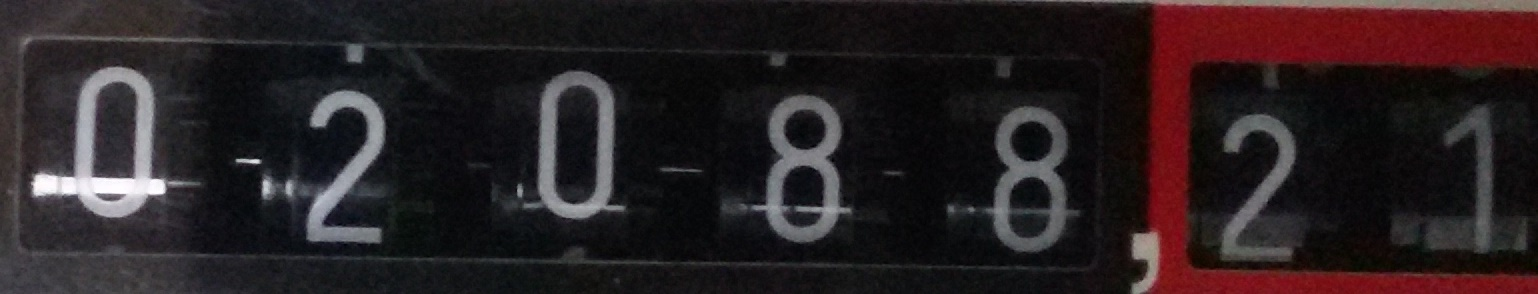
//> input picture image.jpg, 1538 x 294 px
$ ./CannyStill1   (built with g++ and OpenCV 4)
//> lines starting //> are read from the running program, lines starting //| are printed output that depends on the picture; after the words box and inside, x2 and y2 are one past the last pixel; in counts of white or black regions, pixels touching at a corner belong together
#include<opencv2/core/core.hpp>
#include<opencv2/highgui/highgui.hpp>
#include<opencv2/imgproc/imgproc.hpp>

#include<iostream>
#include<conio.h>


int main() {

	cv::Mat imgOriginal;        // input image
	cv::Mat imgGrayscale;       // grayscale of input image
	cv::Mat imgBlurred;         // intermediate blured image
	cv::Mat imgCanny;           // Canny edge image

	imgOriginal = cv::imread("image.jpg");          // open image
//> imgOriginal is the input picture: 294 rows x 1538 cols, CV_8UC3; mean B, G, R 34.3, 32.1, 41.1

	if (imgOriginal.empty()) {
		std::cout << "error: image not read from file\n\n";
		_getch();
		return(0);
	}

	cv::cvtColor(imgOriginal, imgGrayscale, CV_BGR2GRAY);       // convert to grayscale
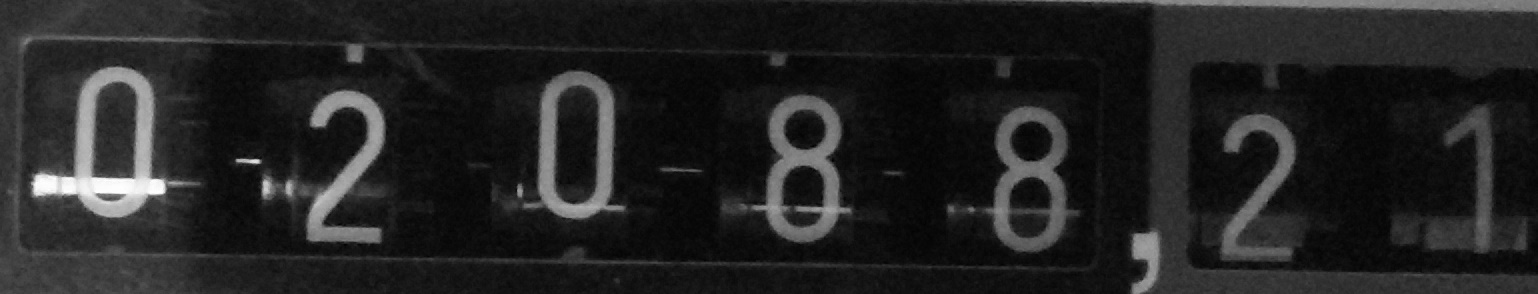
//> imgGrayscale: 294 rows x 1538 cols, CV_8UC1; min 0, max 255, mean 35

	cv::GaussianBlur(imgGrayscale,          // input image
		imgBlurred,                         // output image
		cv::Size(5, 5),
		1.5);

	cv::Canny(imgBlurred,           // input image
		imgCanny,                   // output image
		100,                        // low threshold
		200);                       // high threshold
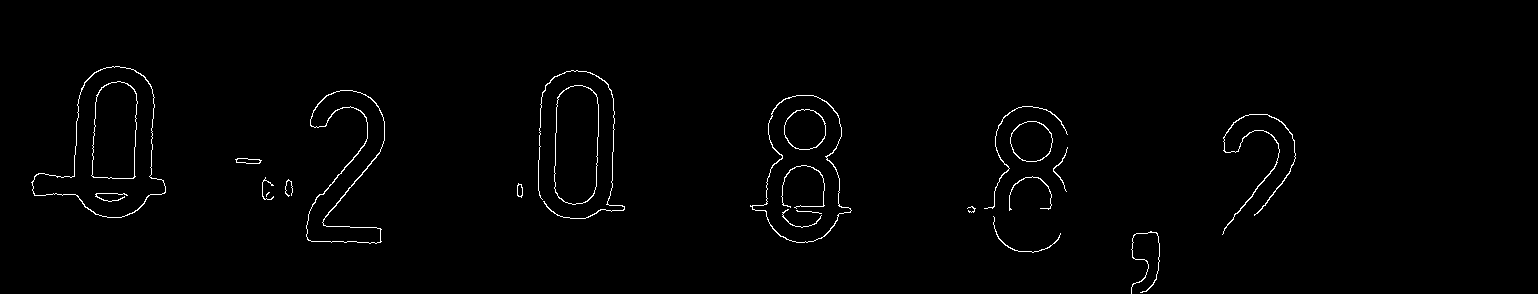
//> imgCanny: 294 rows x 1538 cols, CV_8UC1; 1.1% white in thin lines or dots, all inside (x1, y1, x2, y2) = (31, 66, 1296, 294)

	cv::namedWindow("imgOriginal", CV_WINDOW_NORMAL);
	cv::namedWindow("imgCanny", CV_WINDOW_NORMAL);

	cv::imshow("imgOriginal", imgOriginal);
	cv::imshow("imgCanny", imgCanny);

	cv::waitKey(0);

	return(0);
}
